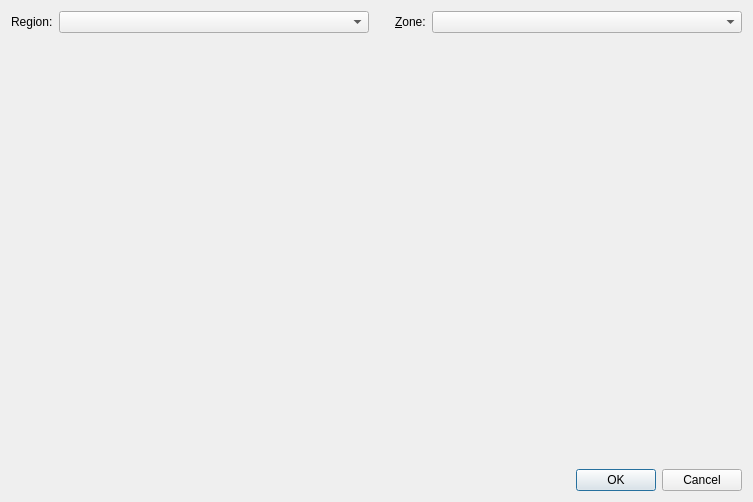
<?xml version="1.0" encoding="UTF-8"?>
<ui version="4.0">
 <class>TimeZoneDialog</class>
 <widget class="QDialog" name="TimeZoneDialog">
  <property name="geometry">
   <rect>
    <x>0</x>
    <y>0</y>
    <width>753</width>
    <height>502</height>
   </rect>
  </property>
  <property name="windowTitle">
   <string>Dialog</string>
  </property>
  <layout class="QVBoxLayout" name="verticalLayout">
   <item>
    <layout class="QHBoxLayout" name="timeZoneLayout"/>
   </item>
   <item>
    <layout class="QHBoxLayout" name="comboBoxLayout">
     <item>
      <widget class="QLabel" name="regionLabel">
       <property name="text">
        <string>Region:</string>
       </property>
       <property name="buddy">
        <cstring>regionComboBox</cstring>
       </property>
      </widget>
     </item>
     <item>
      <widget class="QComboBox" name="regionComboBox">
       <property name="sizePolicy">
        <sizepolicy hsizetype="Expanding" vsizetype="Preferred">
         <horstretch>0</horstretch>
         <verstretch>0</verstretch>
        </sizepolicy>
       </property>
      </widget>
     </item>
     <item>
      <spacer name="horizontalSpacer">
       <property name="orientation">
        <enum>Qt::Horizontal</enum>
       </property>
       <property name="sizeType">
        <enum>QSizePolicy::Minimum</enum>
       </property>
       <property name="sizeHint" stdset="0">
        <size>
         <width>20</width>
         <height>20</height>
        </size>
       </property>
      </spacer>
     </item>
     <item>
      <widget class="QLabel" name="zoneLabel">
       <property name="text">
        <string>&amp;Zone:</string>
       </property>
       <property name="buddy">
        <cstring>zoneComboBox</cstring>
       </property>
      </widget>
     </item>
     <item>
      <widget class="QComboBox" name="zoneComboBox">
       <property name="sizePolicy">
        <sizepolicy hsizetype="Expanding" vsizetype="Preferred">
         <horstretch>0</horstretch>
         <verstretch>0</verstretch>
        </sizepolicy>
       </property>
      </widget>
     </item>
    </layout>
   </item>
   <item>
    <spacer name="verticalSpacer">
     <property name="orientation">
      <enum>Qt::Vertical</enum>
     </property>
     <property name="sizeHint" stdset="0">
      <size>
       <width>20</width>
       <height>40</height>
      </size>
     </property>
    </spacer>
   </item>
   <item>
    <widget class="QDialogButtonBox" name="buttonBox">
     <property name="orientation">
      <enum>Qt::Horizontal</enum>
     </property>
     <property name="standardButtons">
      <set>QDialogButtonBox::Cancel|QDialogButtonBox::Ok</set>
     </property>
    </widget>
   </item>
  </layout>
 </widget>
 <resources/>
 <connections>
  <connection>
   <sender>buttonBox</sender>
   <signal>accepted()</signal>
   <receiver>TimeZoneDialog</receiver>
   <slot>accept()</slot>
   <hints>
    <hint type="sourcelabel">
     <x>248</x>
     <y>254</y>
    </hint>
    <hint type="destinationlabel">
     <x>157</x>
     <y>274</y>
    </hint>
   </hints>
  </connection>
  <connection>
   <sender>buttonBox</sender>
   <signal>rejected()</signal>
   <receiver>TimeZoneDialog</receiver>
   <slot>reject()</slot>
   <hints>
    <hint type="sourcelabel">
     <x>316</x>
     <y>260</y>
    </hint>
    <hint type="destinationlabel">
     <x>286</x>
     <y>274</y>
    </hint>
   </hints>
  </connection>
 </connections>
</ui>
